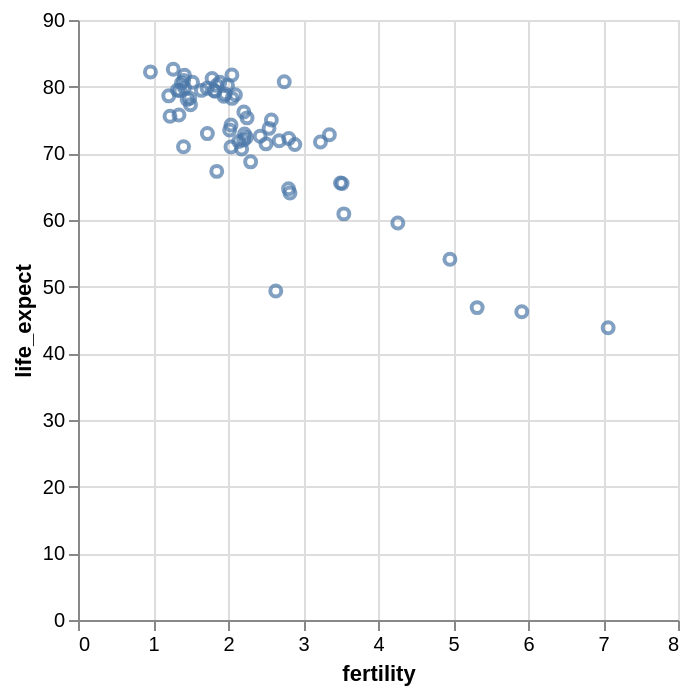

Here is the notebook cell this chart was saved with:
### Markdown cell above
*Was passiert mit dem obigen Visualisierung, wenn Sie die Feldtypen O und Q vertauschen?

Wenn wir stattdessen das Feld `life_expect` als quantitative (Q) Variable hinzufügen, ist das Ergebnis ein Scatterplot mit linearen Skalen für beide Achsen:

### Code cell
alt.Chart(data2005).mark_point().encode(
    alt.X('fertility:Q'),
    alt.Y('life_expect:Q')
)

### Figure 1 — Vega-Lite specification as saved in the notebook (floating-point values rounded to 4 significant figures)
{"config": {"view": {"continuousWidth": 300, "continuousHeight": 300}}, "data": {"name": "data-5d02da2a3d902aa56b0187487b2504b4"}, "mark": {"type": "point"}, "encoding": {"x": {"field": "fertility", "type": "quantitative"}, "y": {"field": "life_expect", "type": "quantitative"}}, "$schema": "https://vega.github.io/schema/vega-lite/v6.4.1.json", "datasets": {"data-5d02da2a3d902aa56b0187487b2504b4": [{"year": 2005, "country": "Afghanistan", "cluster": 0, "pop": 29928987, "life_expect": 43.83, "fertility": 7.069}, {"year": 2005, "country": "Argentina", "cluster": 3, "pop": 39537943, "life_expect": 75.32, "fertility": 2.254}, {"year": 2005, "country": "Aruba", "cluster": 3, "pop": 71566, "life_expect": 74.24, "fertility": 2.04}, {"year": 2005, "country": "Australia", "cluster": 4, "pop": 20090437, "life_expect": 81.23, "fertility": 1.788}, {"year": 2005, "country": "Austria", "cluster": 1, "pop": 8184691, "life_expect": 79.83, "fertility": 1.42}, {"year": 2005, "country": "Bahamas", "cluster": 3, "pop": 301790, "life_expect": 73.5, "fertility": 2.022}, {"year": 2005, "country": "Bangladesh", "cluster": 0, "pop": 144319628, "life_expect": 64.06, "fertility": 2.826}, {"year": 2005, "country": "Barbados", "cluster": 3, "pop": 278870, "life_expect": 77.3, "fertility": 1.5}, {"year": 2005, "country": "Belgium", "cluster": 1, "pop": 10364388, "life_expect": 79.44, "fertility": 1.646}, {"year": 2005, "country": "Bolivia", "cluster": 3, "pop": 8857870, "life_expect": 65.55, "fertility": 3.5}, {"year": 2005, "country": "Brazil", "cluster": 3, "pop": 186112794, "life_expect": 72.39, "fertility": 2.245}, {"year": 2005, "country": "Canada", "cluster": 3, "pop": 32805041, "life_expect": 80.65, "fertility": 1.527}, {"year": 2005, "country": "Chile", "cluster": 3, "pop": 15980912, "life_expect": 78.55, "fertility": 1.944}, {"year": 2005, "country": "China", "cluster": 4, "pop": 1303182268, "life_expect": 72.96, "fertility": 1.725}, {"year": 2005, "country": "Colombia", "cluster": 3, "pop": 42954279, "life_expect": 72.89, "fertility": 2.22}, {"year": 2005, "country": "Costa Rica", "cluster": 3, "pop": 4016173, "life_expect": 78.78, "fertility": 2.099}, {"year": 2005, "country": "Croatia", "cluster": 1, "pop": 4495904, "life_expect": 75.75, "fertility": 1.346}, {"year": 2005, "country": "Cuba", "cluster": 3, "pop": 11346670, "life_expect": 78.27, "fertility": 1.49}, {"year": 2005, "country": "Dominican Republic", "cluster": 3, "pop": 9049595, "life_expect": 72.23, "fertility": 2.81}, {"year": 2005, "country": "Ecuador", "cluster": 3, "pop": 13363593, "life_expect": 74.99, "fertility": 2.578}, {"year": 2005, "country": "Egypt", "cluster": 5, "pop": 77505756, "life_expect": 71.34, "fertility": 2.891}, {"year": 2005, "country": "El Salvador", "cluster": 3, "pop": 6704932, "life_expect": 71.88, "fertility": 2.683}, {"year": 2005, "country": "Finland", "cluster": 1, "pop": 5223442, "life_expect": 79.31, "fertility": 1.825}, {"year": 2005, "country": "France", "cluster": 1, "pop": 60656178, "life_expect": 80.66, "fertility": 1.892}, {"year": 2005, "country": "Georgia", "cluster": 1, "pop": 4677401, "life_expect": 70.99, "fertility": 1.407}, {"year": 2005, "country": "Germany", "cluster": 1, "pop": 82431390, "life_expect": 79.41, "fertility": 1.36}, {"year": 2005, "country": "Greece", "cluster": 1, "pop": 10668354, "life_expect": 79.48, "fertility": 1.325}, {"year": 2005, "country": "Grenada", "cluster": 3, "pop": 89502, "life_expect": 68.72, "fertility": 2.302}, {"year": 2005, "country": "Haiti", "cluster": 3, "pop": 8121622, "life_expect": 60.92, "fertility": 3.545}, {"year": 2005, "country": "Hong Kong", "cluster": 4, "pop": 6898686, "life_expect": 82.21, "fertility": 0.966}, {"year": 2005, "country": "Iceland", "cluster": 1, "pop": 296737, "life_expect": 81.76, "fertility": 2.052}, {"year": 2005, "country": "India", "cluster": 0, "pop": 1080264388, "life_expect": 64.7, "fertility": 2.807}, {"year": 2005, "country": "Indonesia", "cluster": 4, "pop": 218465000, "life_expect": 70.65, "fertility": 2.182}, {"year": 2005, "country": "Iran", "cluster": 5, "pop": 68017860, "life_expect": 70.96, "fertility": 2.04}, {"year": 2005, "country": "Iraq", "cluster": 5, "pop": 26074906, "life_expect": 59.55, "fertility": 4.264}, {"year": 2005, "country": "Ireland", "cluster": 1, "pop": 4015676, "life_expect": 78.89, "fertility": 1.964}, {"year": 2005, "country": "Israel", "cluster": 5, "pop": 6276883, "life_expect": 80.75, "fertility": 2.75}, {"year": 2005, "country": "Italy", "cluster": 1, "pop": 58103033, "life_expect": 80.55, "fertility": 1.379}, {"year": 2005, "country": "Jamaica", "cluster": 3, "pop": 2735520, "life_expect": 72.57, "fertility": 2.429}, {"year": 2005, "country": "Japan", "cluster": 4, "pop": 127417244, "life_expect": 82.6, "fertility": 1.27}, {"year": 2005, "country": "Kenya", "cluster": 2, "pop": 33829590, "life_expect": 54.11, "fertility": 4.959}, {"year": 2005, "country": "South Korea", "cluster": 4, "pop": 22912177, "life_expect": 67.3, "fertility": 1.85}, {"year": 2005, "country": "North Korea", "cluster": 4, "pop": 48640671, "life_expect": 78.62, "fertility": 1.21}, {"year": 2005, "country": "Lebanon", "cluster": 5, "pop": 3826018, "life_expect": 71.99, "fertility": 2.209}, {"year": 2005, "country": "Mexico", "cluster": 3, "pop": 106202903, "life_expect": 76.19, "fertility": 2.211}, {"year": 2005, "country": "Netherlands", "cluster": 1, "pop": 16407491, "life_expect": 79.76, "fertility": 1.721}, {"year": 2005, "country": "New Zealand", "cluster": 4, "pop": 4035461, "life_expect": 80.2, "fertility": 1.994}, {"year": 2005, "country": "Nigeria", "cluster": 2, "pop": 128765768, "life_expect": 46.86, "fertility": 5.322}, {"year": 2005, "country": "Norway", "cluster": 1, "pop": 4593041, "life_expect": 80.2, "fertility": 1.848}, {"year": 2005, "country": "Pakistan", "cluster": 0, "pop": 162419946, "life_expect": 65.48, "fertility": 3.521}, {"year": 2005, "country": "Peru", "cluster": 3, "pop": 27925628, "life_expect": 71.42, "fertility": 2.506}, {"year": 2005, "country": "Philippines", "cluster": 4, "pop": 87857473, "life_expect": 71.69, "fertility": 3.233}, {"year": 2005, "country": "Poland", "cluster": 1, "pop": 38557984, "life_expect": 75.56, "fertility": 1.227}, {"year": 2005, "country": "Portugal", "cluster": 1, "pop": 10566212, "life_expect": 78.1, "fertility": 1.455}, {"year": 2005, "country": "Rwanda", "cluster": 2, "pop": 8440820, "life_expect": 46.24, "fertility": 5.917}, {"year": 2005, "country": "Saudi Arabia", "cluster": 5, "pop": 26417599, "life_expect": 72.78, "fertility": 3.352}, {"year": 2005, "country": "South Africa", "cluster": 2, "pop": 44344136, "life_expect": 49.34, "fertility": 2.637}, {"year": 2005, "country": "Spain", "cluster": 1, "pop": 40341462, "life_expect": 80.94, "fertility": 1.409}, {"year": 2005, "country": "Switzerland", "cluster": 1, "pop": 7489370, "life_expect": 81.7, "fertility": 1.42}, {"year": 2005, "country": "Turkey", "cluster": 1, "pop": 69660559, "life_expect": 71.78, "fertility": 2.143}, {"year": 2005, "country": "United Kingdom", "cluster": 1, "pop": 60441457, "life_expect": 79.42, "fertility": 1.815}, {"year": 2005, "country": "United States", "cluster": 3, "pop": 295734134, "life_expect": 78.24, "fertility": 2.054}, {"year": 2005, "country": "Venezuela", "cluster": 3, "pop": 25375281, "life_expect": 73.75, "fertility": 2.547}]}}
